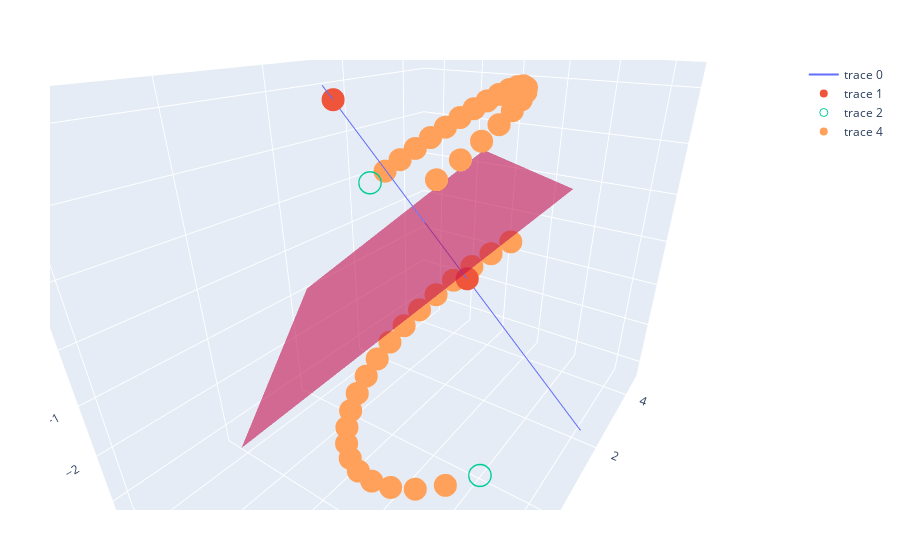

The notebook cell this image was saved under:
### Markdown cell above
#### Applying Rotation to Point Pair

### Code cell
E = translate(edual(n),x1)

ϕ = π/4
R = exp(-E * ϕ/10)

R*x1*inv(R) ≈ x1
R*x2*inv(R) ≈ x2


p_q = p ∧ q
rotated_pairs = []
for i in 1:20
    p_q = R* p_q *inv(R)
    Rp, Rq = extractpairpoints(p_q)
    push!(rotated_pairs,[Rp,Rq]...)
end

p5 = plotpoint(rotated_pairs)

plot([p2,p1, p3, p4,p5])

### Figure 1 — Plotly figure (JSON) as saved in the notebook; plotly's stock layout.template omitted (floating-point values rounded to 4 significant figures)
{"data": [{"mode": "lines", "type": "scatter3d", "x": [-0.06904, 2.069], "y": [2.138, -2.138], "z": [3.207, -3.207]}, {"mode": "markers", "type": "scatter3d", "x": [1, 0], "y": [0, 2], "z": [0, 3]}, {"marker": {"symbol": "circle-open"}, "mode": "markers", "type": "scatter3d", "x": [-2.0, 2], "y": [-2.0, 3.0], "z": [-1.0, 1]}, {"color": "rgba(244,22,100,0.6)", "type": "mesh3d", "x": [3.447, 0.3042, 0.5899, -3.982, -0.8387, -1.124], "y": [1.106, 3.392, -1.18, -0.03691, -2.323, 2.249], "z": [1.659, -0.9125, 2.23, -0.05536, 2.516, -0.6268]}, {"mode": "markers", "type": "scatter3d", "x": [2.273, -2.127, 2.501, -2.17, 2.678, -2.127, 2.8, -2.001, 2.863, -1.794, 2.866, -1.51, 2.809, -1.158, 2.693, -0.7463, 2.522, -0.2842, 2.299, 0.2167, 2.031, 0.7438, 1.722, 1.284, 1.382, 1.825, 1.018, 2.352, 0.6403, 2.853, 0.2569, 3.316, -0.1222, 3.728, -0.4878, 4.08, -0.8308, 4.364, -1.143, 4.571], "y": [2.81, -1.564, 2.579, -1.104, 2.312, -0.631, 2.017, -0.1562, 1.7, 0.3082, 1.37, 0.7511, 1.033, 1.161, 0.7, 1.529, 0.3775, 1.845, 0.07381, 2.101, -0.2035, 2.292, -0.4478, 2.412, -0.6528, 2.458, -0.8136, 2.43, -0.9263, 2.329, -0.988, 2.155, -0.9972, 1.915, -0.9537, 1.613, -0.8587, 1.258, -0.7143, 0.8571], "z": [1.218, -1.333, 1.448, -1.654, 1.685, -1.955, 1.922, -2.229, 2.154, -2.47, 2.376, -2.671, 2.581, -2.827, 2.764, -2.935, 2.922, -2.991, 3.051, -2.995, 3.146, -2.947, 3.206, -2.846, 3.229, -2.697, 3.215, -2.503, 3.164, -2.268, 3.078, -1.998, 2.957, -1.701, 2.807, -1.382, 2.629, -1.051, 2.429, -0.7143]}], "layout": {"autosize": true, "margin": {"b": 50, "l": 50, "r": 50, "t": 60}, "scene": {"aspectmode": "auto", "aspectratio": {"x": 1.258, "y": 0.8402, "z": 0.9464}, "camera": {"center": {"x": 0, "y": 0, "z": 0}, "eye": {"x": -0.9511, "y": -0.6629, "z": 0.5948}, "projection": {"type": "perspective"}, "up": {"x": -0.01166, "y": 0.0118, "z": 0.9999}}}}}
